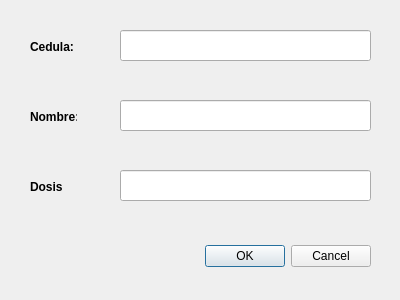
<?xml version="1.0" encoding="UTF-8"?>
<ui version="4.0">
 <class>Dialog</class>
 <widget class="QDialog" name="Dialog">
  <property name="geometry">
   <rect>
    <x>0</x>
    <y>0</y>
    <width>400</width>
    <height>300</height>
   </rect>
  </property>
  <property name="windowTitle">
   <string>Dialog</string>
  </property>
  <widget class="QDialogButtonBox" name="buttonBox">
   <property name="geometry">
    <rect>
     <x>30</x>
     <y>240</y>
     <width>341</width>
     <height>32</height>
    </rect>
   </property>
   <property name="orientation">
    <enum>Qt::Horizontal</enum>
   </property>
   <property name="standardButtons">
    <set>QDialogButtonBox::Cancel|QDialogButtonBox::Ok</set>
   </property>
  </widget>
  <widget class="QLabel" name="label">
   <property name="geometry">
    <rect>
     <x>30</x>
     <y>40</y>
     <width>47</width>
     <height>13</height>
    </rect>
   </property>
   <property name="font">
    <font>
     <weight>75</weight>
     <bold>true</bold>
    </font>
   </property>
   <property name="text">
    <string>Cedula:</string>
   </property>
  </widget>
  <widget class="QLabel" name="label_2">
   <property name="geometry">
    <rect>
     <x>30</x>
     <y>110</y>
     <width>47</width>
     <height>13</height>
    </rect>
   </property>
   <property name="font">
    <font>
     <weight>75</weight>
     <bold>true</bold>
    </font>
   </property>
   <property name="text">
    <string>Nombre:</string>
   </property>
  </widget>
  <widget class="QLabel" name="label_3">
   <property name="geometry">
    <rect>
     <x>30</x>
     <y>180</y>
     <width>47</width>
     <height>13</height>
    </rect>
   </property>
   <property name="font">
    <font>
     <weight>75</weight>
     <bold>true</bold>
    </font>
   </property>
   <property name="text">
    <string>Dosis</string>
   </property>
  </widget>
  <widget class="QLineEdit" name="campo_cedula">
   <property name="geometry">
    <rect>
     <x>120</x>
     <y>30</y>
     <width>251</width>
     <height>31</height>
    </rect>
   </property>
  </widget>
  <widget class="QLineEdit" name="campo_nombre">
   <property name="geometry">
    <rect>
     <x>120</x>
     <y>100</y>
     <width>251</width>
     <height>31</height>
    </rect>
   </property>
  </widget>
  <widget class="QLineEdit" name="campo_dosis">
   <property name="geometry">
    <rect>
     <x>120</x>
     <y>170</y>
     <width>251</width>
     <height>31</height>
    </rect>
   </property>
  </widget>
 </widget>
 <resources/>
 <connections>
  <connection>
   <sender>buttonBox</sender>
   <signal>accepted()</signal>
   <receiver>Dialog</receiver>
   <slot>accept()</slot>
   <hints>
    <hint type="sourcelabel">
     <x>248</x>
     <y>254</y>
    </hint>
    <hint type="destinationlabel">
     <x>157</x>
     <y>274</y>
    </hint>
   </hints>
  </connection>
  <connection>
   <sender>buttonBox</sender>
   <signal>rejected()</signal>
   <receiver>Dialog</receiver>
   <slot>reject()</slot>
   <hints>
    <hint type="sourcelabel">
     <x>316</x>
     <y>260</y>
    </hint>
    <hint type="destinationlabel">
     <x>286</x>
     <y>274</y>
    </hint>
   </hints>
  </connection>
 </connections>
</ui>
